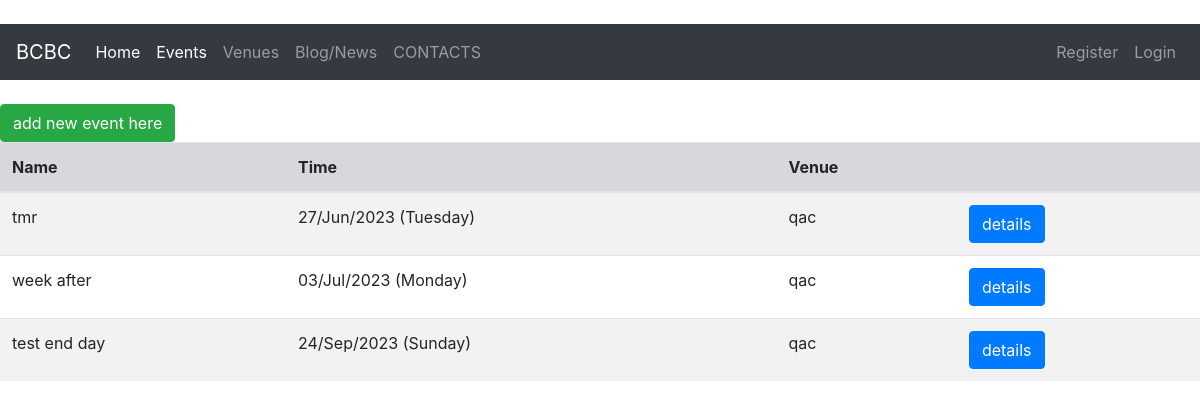
/all_events/, run on an earlier commit of the app's database.
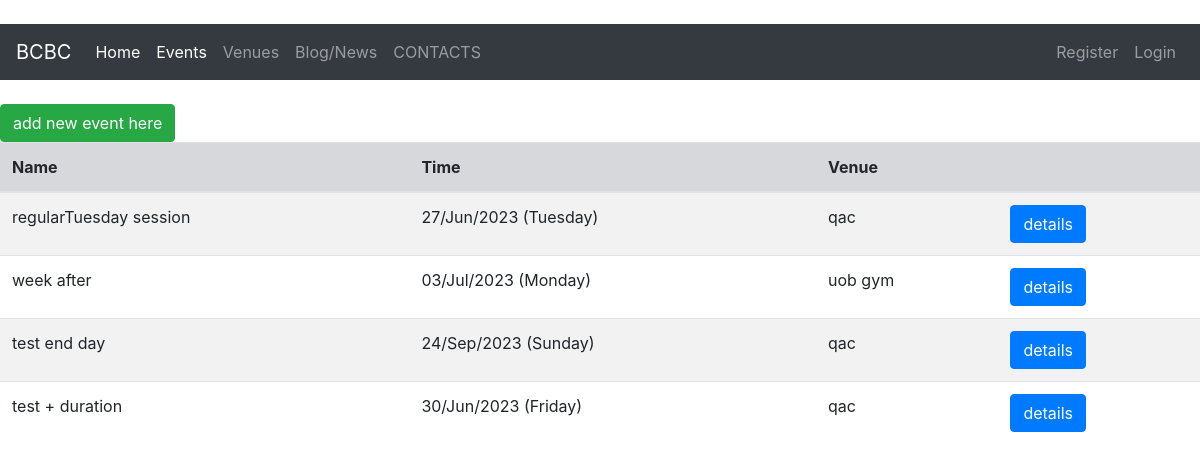
And on a later commit of the database.
### event/models.py (models this page shows, shortened)
class Event(models.Model):
    DURATION_TYPE=(
        ('1','1'),
        ('1.5','1.5'),
        ('2','2'),
        ('2.5','2.5'),
        ('3','3'),
        ('3.5','3.5'),
        ('4','4'),
        ('others','others'),
    )
    name=models.CharField('Event Name',max_length=100)
    event_datetime=models.DateTimeField('Event Date')
    duration=models.CharField(max_length=10,choices=DURATION_TYPE,null=True)
    organiser= models.ForeignKey(User,null=True,blank=True,on_delete=models.CASCADE)
    venue=models.ForeignKey(Venue,null=True,on_delete=models.SET_NULL)
    price=models.CharField('Event price',max_length=50,null=True,blank=True)
    activity_note=models.TextField(max_length=200, null=True,blank=True)
    payment_qr=models.ImageField(blank=True,null=True,upload_to='images/') # looking into detial for sizegetattr(): attribute name must be string
    RSVP=models.ManyToManyField(Profile,blank=True,null=True,through='RSVP_Profile_inter')

class Venue(models.Model):
    VENUE_TYPE=(
        ('indoor','indoor'),
        ('outdoor','outdoor'),
    )
    name=models.CharField('Venue Name',max_length=100,null=True)
    address=models.CharField('Venue Address',max_length=120)
    venue_type=models.CharField(max_length=30,choices=VENUE_TYPE,null=True,blank=True)
    note=models.TextField('Venue Note',max_length=500,blank=True)
    def __str__(self):
        return str(self.name)

### event/views.py (the view)
# urls.py: path('all_events/', views.all_events,name='all_events'),
def all_events(request):
    events=Event.objects.all().filter(event_datetime__range=[datetime.datetime.now(),datetime.datetime.now()+datetime.timedelta(days=90)])
    print(datetime.datetime.now())
    print(datetime.datetime.now()+datetime.timedelta(days=90))
    return render(request,'event/all_events.html',{'events':events})

### templates/event/all_events.html (shortened to what this page needs)
{% extends 'master.html' %}
{% block content %}
    <br>
    <a class="btn btn-success"  href="{% url 'add_event' %}">add new event here</a> <br>
    <table class="table table-striped table-hove ">
        <thead class="table-secondary">
            <tr>
                <th scope="col">Name</th>
                <th scope="col">Time</th>
                <th scope="col">Venue</th>
                <th scope="col"> </th>
            </tr>
        </thead>
        <tbody>
            {% for event in events %}
                <tr>
                    <td>{{ event.name }}</td>
                    <td>{{ event.event_datetime | date:'d/M/Y (l)'}}</td>
                    <td>{{ event.venue }}</td>
                    <td >
                        <a class='btn btn-primary' href="{% url 'event_detail' event.id %}">details</a>
                    </td>
                </tr>
            {% endfor %}
        </tbody>
    </table>
{% endblock %}

What changed in the data, as far as the page shows it:
changed Event: name "tmr" → "regularTuesday session"
changed Event "week after": venue "qac" → "uob gym"
added Event: name "test + duration", event_datetime "30/Jun/2023 (Friday)", venue "qac"
